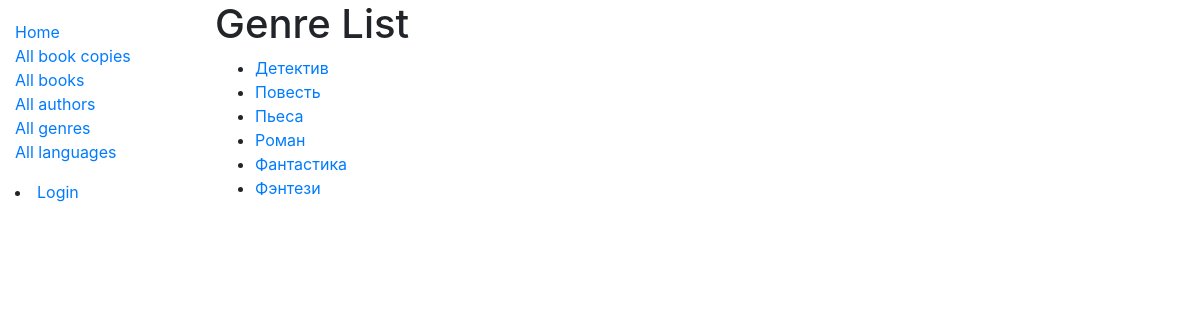
The page /catalog/genres/ on the database its author committed.
### catalog/models.py (models this page shows)
class Genre(models.Model):
    name = models.CharField('Наименование', max_length=200, unique=True, help_text='Жанр книги. Например, Фантастика, Детектив, Поэзия и т.п.')
    class Meta:
        ordering = ['name']
    def __str__(self):
        return self.name
    def get_absolute_url(self):
        return reverse('genre-detail', args=[str(self.id)])

### catalog/views.py (the view)
# urls.py: path('genres/', views.GenreListView.as_view(), name='genres'),
class GenreListView(generic.ListView):
    model = Genre
    paginate_by = 10

### catalog/templates/catalog/genre_list.html
{% extends "base_generic.html" %}
{% block content %}
<h1>Genre List</h1>
{% if genre_list %}
  <ul>
  {% for genre in genre_list %}
    <li>
      <a href="{{ genre.get_absolute_url }}">
      {{ genre }}
      </a>
    </li>
  {% endfor %}
 </ul>
{% else %}
  <p>There are no genres available.</p>
{% endif %}
{% endblock %}

### rows shown on the page
Genre: name "Детектив"
Genre: name "Повесть"
Genre: name "Пьеса"
Genre: name "Роман"
Genre: name "Фантастика"
Genre: name "Фэнтези"
